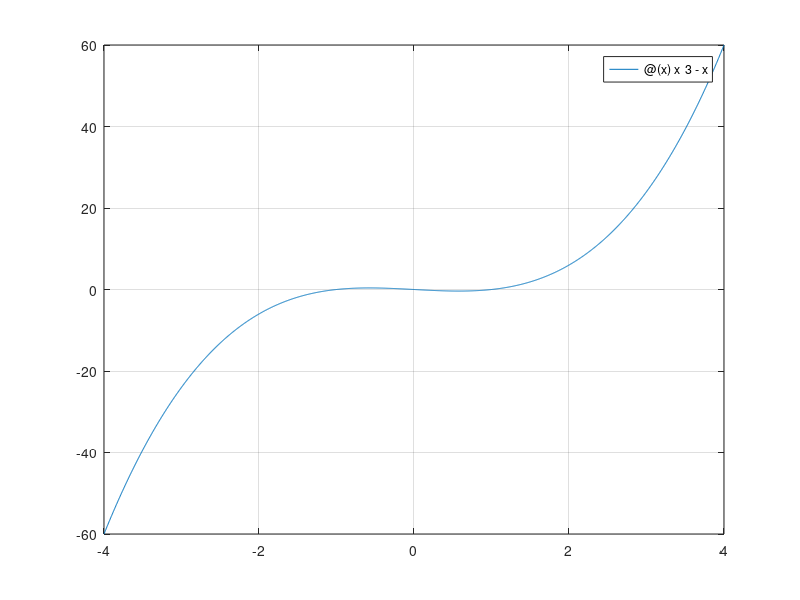

MATLAB code for this plot:
% ©2021 HP.
% Use plot to graph the following functions: y = x^3 - x for -4 <= x <= 4
clc;
clear;
clf;

fplot(@(x) x^3 - x, [-4 4]) ;
grid on
